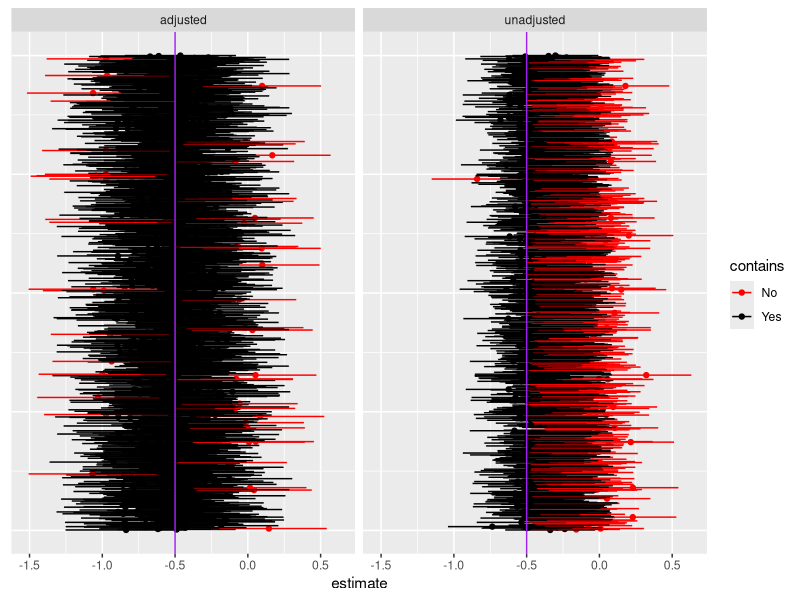

The R source for this figure:
## ---- chunk 1
library(MASS)
library(ggplot2)

set.seed(7521)

N <- 10000
Sigma <- matrix(c(10,3,3,2),2,2)
unadj.df <- data.frame(matrix(rep(NA, N*4), ncol = 4))
adj.df <- data.frame(matrix(rep(NA, N*4), ncol = 4))


for(i in 1:N){

  X <- mvrnorm(1000, mu = c(0,0), Sigma = Sigma)
  #simulate random assignment to a treatment
  TRT <- rbinom(1000, size = 1, pr = .5)
  #Real relationship
  lo <- -2 + .15 * X[,1] + 1.5 * X[,2] - .5*TRT
  pr <- exp(lo) / (1 + exp(lo))
  #Generate binary outcome
  Y <- rbinom(1000, size = 1, pr = pr)
  
  DAT <- data.frame(Y,TRT, X)
  
  
  #Fit models
  unadj.mod <- glm(Y ~ TRT, family = binomial(link = "logit"), data = DAT)
  unadj.df[i,] <- summary(unadj.mod)$coefficients[2,]

  
  adj.mod <- glm(Y ~ X1 + X2 + TRT, family = binomial(link = "logit"), data = DAT)
  adj.df[i,] <- summary(adj.mod)$coefficients[4,]

}

names(unadj.df) <- c("Estimate", "SE", "Z", "P")
names(adj.df) <- c("Estimate", "SE", "Z", "P")

estimates <- data.frame(order = c(c(1:N),c(1:N)),
                        estimate = c(unadj.df[,1],adj.df[,1]),
                        SE = c(unadj.df[,2], adj.df[,2]),
                        P = c(unadj.df[,4], adj.df[,4]),
                        model = c(rep("unadjusted", N),rep("adjusted", N)))

#Color code if interval contains true value
estimates$contains <- with(estimates,
                 ifelse((estimate - 2*SE) > -.5 | (estimate + 2*SE) < -.5,
                        "No","Yes"))
## ---- chunk 2
ggplot(estimates[c(1:1000,10001:11000),], aes(x = estimate, y = order, color = contains)) + geom_point() +
  geom_errorbarh(aes(xmin=estimate - 2*SE, xmax= estimate + 2*SE), height=0.2, size=.5) + 
  geom_vline(xintercept = -.5, color = "purple") +
  facet_wrap(  ~ model) +
  scale_color_manual(values=c("red","black")) +
  theme(axis.title.y=element_blank(),
        axis.text.y=element_blank(),
        axis.ticks.y=element_blank())
